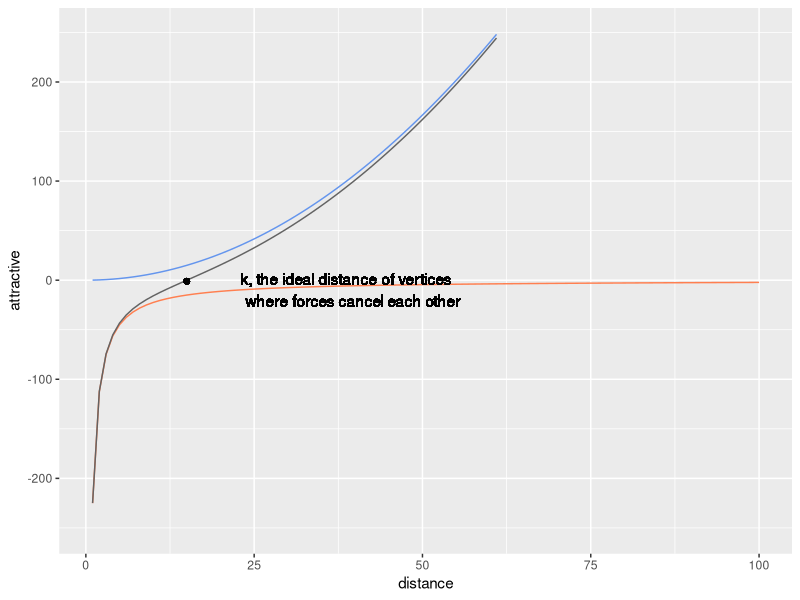

This chart was generated by the following R code:
library(ggplot2)


# functions

estimate_k <- function(W, L, C, V) {
  # k is the optimal distance between vertices; it's the radius of the empty area around a vertex
  # constant C is found experimentally

  area <- W * L 
  n_vertices  <- length(V)
  C * sqrt(area / n_vertices)
}

# force declarations; where d is the distance between two vertices
#attractve
force_attract <- function(d, k){
  d^2 / k
}

#repulsive
force_repulsive <- function(d, k) {
  (-1) * (k^2 / d)
}


d <- seq(1, 100)

res <- data.frame(matrix(ncol=3)) 
colnames(res) <- c("distance", "attractive", "repulsive") 
k  <- estimate_k(100, 100, 1.5, d) 

for (i in d) {
    res[i, "distance"] <- i 
    res[i, "attractive"] <- force_attract(i, k)
    res[i, "repulsive"] <- force_repulsive(i, k)
}
res$sum = res$attractive + res$repulsive
zero_d = res[res$sum ==0, ]$d
ggplot(res, aes(x = distance), alpha = 0/5, size = 4)+
    geom_line(aes(y = attractive), color = "cornflowerblue") + 
    geom_line(aes(y = repulsive), color = "coral") +
    geom_line(aes(y = attractive + repulsive), color = "gray39") +
    geom_point(aes(x = zero_d, y = -1)) +
    geom_text(aes(x = zero_d, y = -1, label = "k, the ideal distance of vertices \n where forces cancel each other"), hjust = -0.25, vjust= 0.75) +
    ylim(-251,250)

